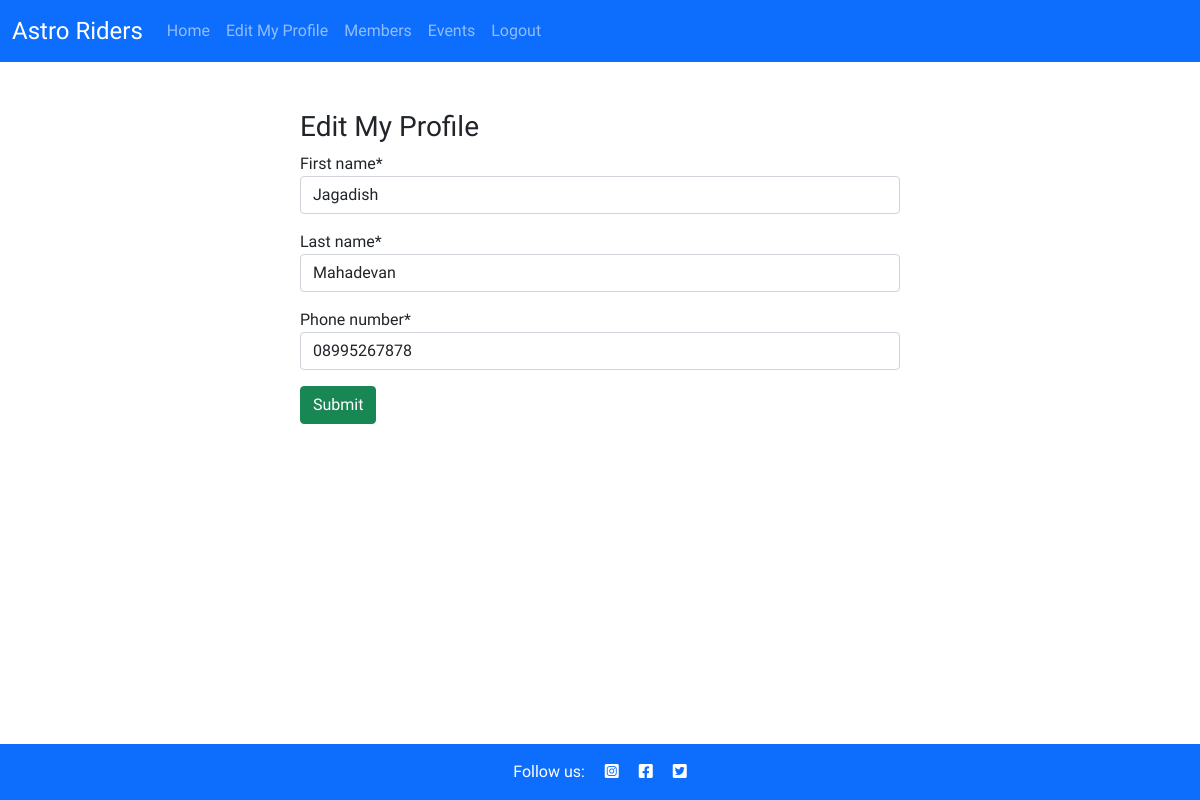
/edit_member/1 (signed in), run on the app's committed database.
### club/models.py (models this page shows, shortened)
class Member(models.Model):
    first_name = models.CharField(max_length=50, null=False, blank=False)
    last_name = models.CharField(max_length=50, null=False, blank=False)
    email = models.CharField(max_length=50, null=False, blank=False)
    phone_number = models.CharField(max_length=12)
    position = models.CharField(max_length=15, null=True, blank=True)
    user = models.OneToOneField(
        User, on_delete=models.CASCADE, primary_key=True
        )

### club/views.py (the view, shortened to what this page needs)
class EditMember(View):
    model = Member()
    template_name = "member/edit_member.html"
    context_object_name = 'edit_member'
    def get(self, request, user, *args, **kwargs):
        member = Member.objects.filter(user=user).first()
        if member is None:
            return redirect(reverse('create_member'))
        return render(
            request,
            "member/edit_member.html",
            {
                "member": member,
                "updated": False,
                "Edit_MemberForm": EditMemberForm(instance=member)
            },
        )

### club/forms.py
class EditMemberForm(forms.ModelForm):
    phone_number = CharField(widget=TextInput(attrs={'type': 'tel'}))
    class Meta:
        model = Member
        fields = ('first_name', 'last_name', 'phone_number')

### club/templates/member/edit_member.html (shortened to what this page needs)
{% extends "base.html" %}
{% block content %}
{% load crispy_forms_tags %}
<div class="w-50 mx-auto py-5">
    <p class="h3">Edit My Profile</p>
        {% if updated %}
        <div class="alert alert-success" role="alert">
            You have successfully updated your profile.
        </div>
        {% else %}
            {% if user.is_authenticated %}
                <form class="row g-3" method="POST">
                    {{ Edit_MemberForm | crispy }}
                    <div class="col-12 mx-auto">
                        <button type="submit" class="btn btn-success">Submit</button>
                    </div>
                </form>
            {% endif %}
        {% endif %}
</div>
{% endblock %}

### static/css/style.css (style rules this page uses)
* { margin: 0; padding: 0; border: none; }
body { font-family: raleway, sans-serif; font-weight: 300; }

### data on the page
Member: first_name "Jagadish", last_name "Mahadevan", phone_number "08995267878"
